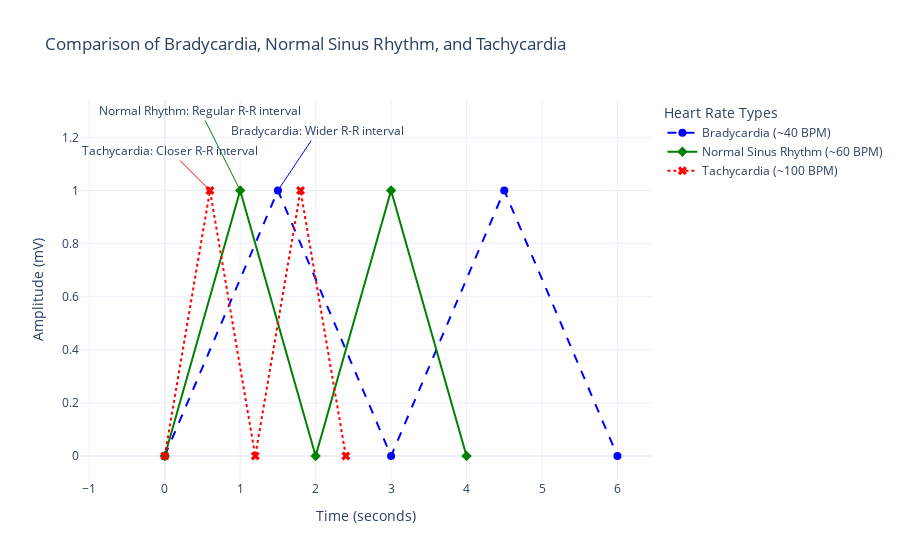

Notebook code cell kept with this figure:
### Markdown cell above
## Methods of Heart Rate Calculation in ECG

Different methods for calculating heart rate from an ECG include:

1. **300 Method**: Count the number of large squares between two R waves and divide 300 by this number. This method is quick and works best with regular rhythms.
2. **1500 Method**: Count the number of small squares between two R waves and divide 1500 by this number. This provides more precision.
3. **6-Second Method**: Count the number of R peaks in a 6-second interval and multiply by 10. This method is useful for both regular and irregular rhythms.

### Code cell
import plotly.graph_objects as go

# Initialize the figure
fig = go.Figure()

# Bradycardia (~40 BPM)
# Wider spacing between R peaks indicating a slower heart rate
time_brady = [0, 1.5, 3.0, 4.5, 6.0]
amplitude_brady = [0, 1, 0, 1, 0]
fig.add_trace(go.Scatter(
    x=time_brady, 
    y=amplitude_brady, 
    mode='lines+markers', 
    name='Bradycardia (~40 BPM)',
    line=dict(color="blue", dash='dash'),
    marker=dict(symbol='circle', size=8)
))

# Normal Sinus Rhythm (~60 BPM)
# Regular spacing between R peaks indicating a normal heart rate
time_normal = [0, 1.0, 2.0, 3.0, 4.0]
amplitude_normal = [0, 1, 0, 1, 0]
fig.add_trace(go.Scatter(
    x=time_normal, 
    y=amplitude_normal, 
    mode='lines+markers', 
    name='Normal Sinus Rhythm (~60 BPM)',
    line=dict(color="green", dash='solid'),
    marker=dict(symbol='diamond', size=8)
))

# Tachycardia (~100 BPM)
# Closer spacing between R peaks indicating a faster heart rate
time_tachy = [0, 0.6, 1.2, 1.8, 2.4]
amplitude_tachy = [0, 1, 0, 1, 0]
fig.add_trace(go.Scatter(
    x=time_tachy, 
    y=amplitude_tachy, 
    mode='lines+markers', 
    name='Tachycardia (~100 BPM)',
    line=dict(color="red", dash='dot'),
    marker=dict(symbol='x', size=8)
))

# Update layout for enhanced readability
fig.update_layout(
    title="Comparison of Bradycardia, Normal Sinus Rhythm, and Tachycardia",
    xaxis_title="Time (seconds)",
    yaxis_title="Amplitude (mV)",
    legend_title="Heart Rate Types",
    showlegend=True,
    annotations=[
        dict(
            x=1.5, y=1, xref="x", yref="y",
            text="Bradycardia: Wider R-R interval",
            showarrow=True, arrowhead=1, ax=40, ay=-60, arrowcolor="blue"
        ),
        dict(
            x=1.0, y=1, xref="x", yref="y",
            text="Normal Rhythm: Regular R-R interval",
            showarrow=True, arrowhead=1, ax=-40, ay=-80, arrowcolor="green"
        ),
        dict(
            x=0.6, y=1, xref="x", yref="y",
            text="Tachycardia: Closer R-R interval",
            showarrow=True, arrowhead=1, ax=-40, ay=-40, arrowcolor="red"
        )
    ],
    template="plotly_white"
)

# Show the plot
fig.show()

### Figure 1 — Plotly figure (JSON) as saved in the notebook; plotly's stock layout.template omitted (floating-point values rounded to 4 significant figures)
{"data": [{"line": {"color": "blue", "dash": "dash"}, "marker": {"size": 8, "symbol": "circle"}, "mode": "lines+markers", "name": "Bradycardia (~40 BPM)", "type": "scatter", "x": [0, 1.5, 3, 4.5, 6], "y": [0, 1, 0, 1, 0]}, {"line": {"color": "green", "dash": "solid"}, "marker": {"size": 8, "symbol": "diamond"}, "mode": "lines+markers", "name": "Normal Sinus Rhythm (~60 BPM)", "type": "scatter", "x": [0, 1, 2, 3, 4], "y": [0, 1, 0, 1, 0]}, {"line": {"color": "red", "dash": "dot"}, "marker": {"size": 8, "symbol": "x"}, "mode": "lines+markers", "name": "Tachycardia (~100 BPM)", "type": "scatter", "x": [0, 0.6, 1.2, 1.8, 2.4], "y": [0, 1, 0, 1, 0]}], "layout": {"annotations": [{"arrowcolor": "blue", "arrowhead": 1, "ax": 40, "ay": -60, "showarrow": true, "text": "Bradycardia: Wider R-R interval", "x": 1.5, "xref": "x", "y": 1, "yref": "y"}, {"arrowcolor": "green", "arrowhead": 1, "ax": -40, "ay": -80, "showarrow": true, "text": "Normal Rhythm: Regular R-R interval", "x": 1, "xref": "x", "y": 1, "yref": "y"}, {"arrowcolor": "red", "arrowhead": 1, "ax": -40, "ay": -40, "showarrow": true, "text": "Tachycardia: Closer R-R interval", "x": 0.6, "xref": "x", "y": 1, "yref": "y"}], "legend": {"title": {"text": "Heart Rate Types"}}, "showlegend": true, "title": {"text": "Comparison of Bradycardia, Normal Sinus Rhythm, and Tachycardia"}, "xaxis": {"title": {"text": "Time (seconds)"}}, "yaxis": {"title": {"text": "Amplitude (mV)"}}}}
